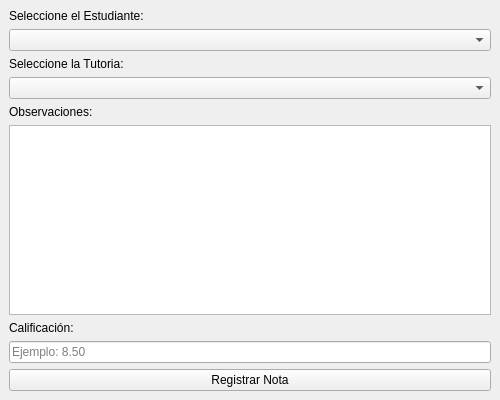
<?xml version="1.0" encoding="UTF-8"?>
<ui version="4.0">
    <class>IngresarNotasWindow</class>
    <widget class="QMainWindow" name="IngresarNotasWindow">
        <property name="geometry">
            <rect>
                <x>100</x>
                <y>100</y>
                <width>500</width>
                <height>400</height>
            </rect>
        </property>
        <property name="windowTitle">
            <string>Ingresar Notas</string>
        </property>

        <widget class="QWidget" name="centralwidget">
            <layout class="QVBoxLayout" name="verticalLayout">
                <item>
                    <widget class="QLabel" name="label_estudiante">
                        <property name="text">
                            <string>Seleccione el Estudiante:</string>
                        </property>
                    </widget>
                </item>
                <item>
                    <widget class="QComboBox" name="combo_estudiante"/>
                </item>

                <item>
                    <widget class="QLabel" name="label_tutoria">
                        <property name="text">
                            <string>Seleccione la Tutoria:</string>
                        </property>
                    </widget>
                </item>
                <item>
                    <widget class="QComboBox" name="combo_tutoria"/>
                </item>

                <item>
                    <widget class="QLabel" name="label_observaciones">
                        <property name="text">
                            <string>Observaciones:</string>
                        </property>
                    </widget>
                </item>
                <item>
                    <widget class="QTextEdit" name="input_observaciones"/>
                </item>

                <item>
                    <widget class="QLabel" name="label_calificacion">
                        <property name="text">
                            <string>Calificación:</string>
                        </property>
                    </widget>
                </item>
                <item>
                    <widget class="QLineEdit" name="input_calificacion">
                        <property name="placeholderText">
                            <string>Ejemplo: 8.50</string>
                        </property>
                    </widget>
                </item>

                <item>
                    <widget class="QPushButton" name="button_guardar">
                        <property name="text">
                            <string>Registrar Nota</string>
                        </property>
                    </widget>
                </item>
            </layout>
        </widget>
    </widget>
</ui>
